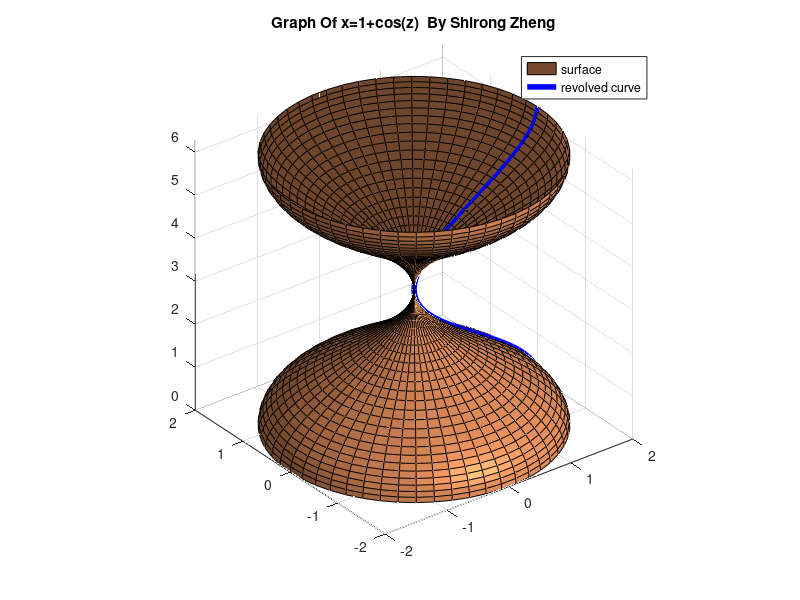

Recreate this plot in MATLAB.
%% Shirong Zheng
%% Exercise 7.2

F = @(z)1 + cos(z);
t = linspace(0,2*pi,55);
z = linspace(0,2*pi,55);

[T,U] = meshgrid(t,z);
X = F(U).*cos(T);
Y = F(U).*sin(T);
Z = U;
surfl(X,Y,Z);
hold on;

t=linspace(0,2*pi,55);
x=1+cos(t);
y=0.*t;
z=t;
plot3(x,y,z,'b','LineWidth',4);
colormap copper;
grid on;
rotate3d;


axis equal square;
axis([-2 2 -2 2 0 2*pi]);
legend('surface','revolved curve');

title('Graph Of x=1+cos(z)  By Shirong Zheng');